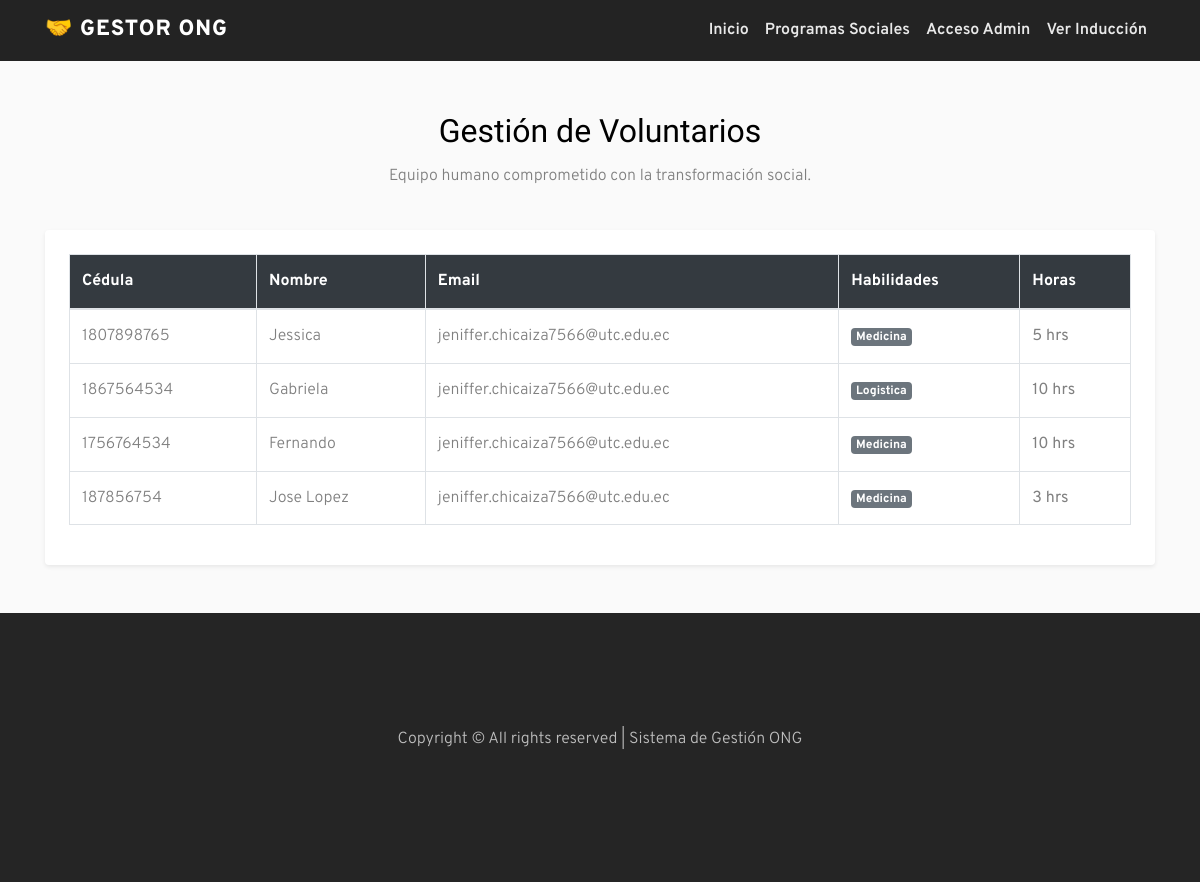
Screenshot of /voluntarios/ with the database file from the repository.
### gestion/models.py (models this page shows, shortened)
class Voluntario(models.Model):
    nombre = models.CharField(max_length=100)
    cedula = models.CharField(max_length=15, unique=True)
    email = models.EmailField()
    habilidades = models.CharField(max_length=200, help_text="Ej: Primeros auxilios, Docencia")
    horas_aportadas = models.IntegerField(default=0)

### gestion/views.py (the view, shortened to what this page needs)
# urls.py: path('voluntarios/', views.lista_voluntarios, name='voluntarios'),
def lista_voluntarios(request):
  voluntarios = Voluntario.objects.all()
  form = VoluntarioForm()
  return render(
      request,
      'gestion/voluntarios.html',
      {'voluntarios': voluntarios, 'form': form},
  )

### gestion/templates/gestion/voluntarios.html (shortened to what this page needs)
{% extends 'gestion/principal.html' %}
{% block contenido %}
<section class="ftco-section bg-light py-5">
  <div class="container">
    <div class="row justify-content-center mb-4">
      <div class="col-md-8 text-center">
        <h2>Gestión de Voluntarios</h2>
        <p>Equipo humano comprometido con la transformación social.</p>
      </div>
    </div>
    <div class="row">
      <div class="{% if user.is_authenticated and user.is_staff %}col-md-8{% else %}col-md-12{% endif %}">
        <div class="table-responsive bg-white p-4 shadow-sm rounded">
          <table class="table table-bordered table-hover">
            <thead class="bg-dark text-white">
              <tr>
                <th>Cédula</th>
                <th>Nombre</th>
                <th>Email</th>
                <th>Habilidades</th>
                <th>Horas</th>
              </tr>
            </thead>
            <tbody>
              {% for voluntario in voluntarios %}
              <tr>
                <td class="align-middle">{{ voluntario.cedula }}</td>
                <td class="align-middle">{{ voluntario.nombre }}</td>
                <td class="align-middle">{{ voluntario.email }}</td>
                <td class="align-middle"><span class="badge badge-secondary">{{ voluntario.habilidades }}</span></td>
                <td class="align-middle"><strong>{{ voluntario.horas_aportadas }} hrs</strong></td>
              </tr>
              {% empty %}
              <tr>
                <td colspan="6" class="text-center">No hay voluntarios registrados.</td>
              </tr>
              {% endfor %}
            </tbody>
          </table>
        </div>
      </div>
    </div>
  </div>
</section>
{% endblock %}

### gestion/templates/gestion/principal.html (shortened to what this page needs)
{% load static %}
<!DOCTYPE html>
<html lang="es">
  <head>
    <link rel="stylesheet" href="{% static 'css/open-iconic-bootstrap.min.css' %}">
    <link rel="stylesheet" href="{% static 'css/animate.css' %}">
    <link rel="stylesheet" href="{% static 'css/owl.carousel.min.css' %}">
    <link rel="stylesheet" href="{% static 'css/owl.theme.default.min.css' %}">
    <link rel="stylesheet" href="{% static 'css/magnific-popup.css' %}">
    <link rel="stylesheet" href="{% static 'css/aos.css' %}">
    <link rel="stylesheet" href="{% static 'css/ionicons.min.css' %}">
    <link rel="stylesheet" href="{% static 'css/bootstrap-datepicker.css' %}">
    <link rel="stylesheet" href="{% static 'css/jquery.timepicker.css' %}">
    <link rel="stylesheet" href="{% static 'css/flaticon.css' %}">
    <link rel="stylesheet" href="{% static 'css/icomoon.css' %}">
    <link rel="stylesheet" href="{% static 'css/style.css' %}">
    <link rel="stylesheet" href="https://cdnjs.cloudflare.com/ajax/libs/font-awesome/6.4.0/css/all.min.css">
    <link rel="stylesheet" href="https://cdn.jsdelivr.net/npm/fullcalendar@5.11.3/main.min.css">
    <link rel="stylesheet" href="https://cdn.jsdelivr.net/npm/driver.js@1.0.1/dist/driver.css">
  </head>
  <body>
  <nav class="navbar navbar-expand-lg navbar-dark bg-dark ftco_navbar" id="ftco-navbar">
    <div class="container">
      <a class="navbar-brand" href="{% url 'inicio' %}">🤝 Gestor ONG</a>
      <div class="collapse navbar-collapse" id="ftco-nav">
        <ul class="navbar-nav ml-auto">
          <li class="nav-item"><a href="{% url 'inicio' %}" class="nav-link">Inicio</a></li>
          <li class="nav-item"><a href="{% url 'programas' %}" class="nav-link">Programas Sociales</a></li>
          {% if user.is_authenticated and user.is_staff %}
            <li class="nav-item"><a href="{% url 'voluntarios' %}" class="nav-link">Gestión Voluntarios</a></li>
            <li class="nav-item"><a href="{% url 'donantes' %}" class="nav-link">Donantes</a></li>
            <li class="nav-item d-flex align-items-center">
              <form method="POST" action="{% url 'logout' %}" style="margin: 0;">
                {% csrf_token %}
                <button type="submit" class="btn nav-link text-danger" style="background: none; border: none; font-weight: 600; cursor: pointer;">
                  Cerrar Sesión (Admin)
                </button>
              </form>
            </li>
          {% else %}
            <li class="nav-item"><a href="{% url 'login' %}" class="nav-link text-success">Acceso Admin</a></li>
          {% endif %}
          <li class="nav-item"><a href="#" onclick="iniciarTour(); return false;" class="nav-link">Ver Inducción</a></li>
        </ul>
      </div>
    </div>
  </nav>
  {% block contenido %}
  {% endblock %}
  <footer class="ftco-footer ftco-section img" id="footer-principal">
    <div class="container">
      <div class="row">
        <div class="col-md-12 text-center">
          <p>Copyright &copy; All rights reserved | Sistema de Gestión ONG</p>
        </div>
      </div>
    </div>
  </footer>
  </body>
</html>

### gestion/templates/gestion/principal.html (style rules this page uses)
nav.ftco_navbar { background: #232323 !important; position: relative !important; top: 0 !important; }
.navbar-dark .navbar-nav .nav-link { color: rgba(255, 255, 255, 0.9) !important; font-weight: 600; }
.navbar-brand { color: #ffffff !important; font-weight: 800; }

### rows the page displays
Voluntario: cedula "1807898765", nombre "Jessica", email "jeniffer.chicaiza7566@utc.edu.ec", habilidades "Medicina", horas_aportadas "5"
Voluntario: cedula "1867564534", nombre "Gabriela", email "jeniffer.chicaiza7566@utc.edu.ec", habilidades "Logistica", horas_aportadas "10"
Voluntario: cedula "1756764534", nombre "Fernando", email "jeniffer.chicaiza7566@utc.edu.ec", habilidades "Medicina", horas_aportadas "10"
Voluntario: cedula "187856754", nombre "Jose Lopez", email "jeniffer.chicaiza7566@utc.edu.ec", habilidades "Medicina", horas_aportadas "3"
